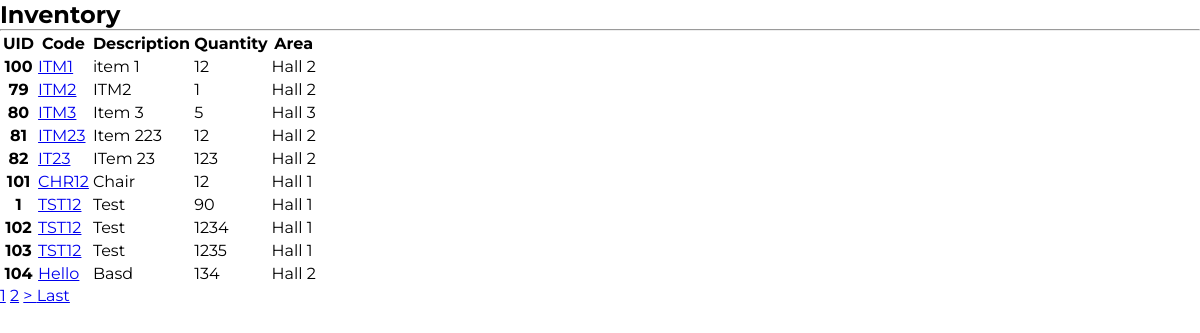
Screenshot of /inventory/ with the database file from the repository.
### inventory/models.py (models this page shows, shortened)
class Item(models.Model):
    uid = models.IntegerField()
    description = models.CharField(max_length=200)
    details = models.CharField(max_length=1000)
    image = models.ImageField(upload_to='item_pics', blank=True, null=True, max_length=500)
    quantity = models.IntegerField()
    code = models.CharField(max_length=5)
    area = models.ForeignKey(Area, null=True, on_delete=models.SET_NULL)
    approved = models.BooleanField(default=False)
    slug = models.CharField(max_length=1000, null=True, blank=True)

### authencation/models.py (models this page shows, shortened)
class Area(models.Model):
    name = models.CharField(max_length=200)
    location = models.CharField(max_length=200)
    def __str__(self):
        return self.name
    class Meta:
        unique_together = ('name', 'location',)

### inventory/views.py (the view)
# urls.py: path("inventory/", InventoryView.as_view(), name="inventory"),
class InventoryView(ListView, LoginRequiredMixin):
    model = Item
    context_object_name = "list"
    template_name = "inventory/inventory.html"
    paginate_by = 10

### inventory/templates/inventory/inventory.html (shortened to what this page needs)
{%extends 'main/base.html' %}
{% block content %}
<div class="container">
<h2> Inventory </h2>
    <hr>
<table class="table">
    <tr class="thead-light">
        <th  scope="col" >UID</th>
        <th  scope="col">Code</th>
        <th  scope="col">Description</th>
        <th  scope="col">Quantity</th>
        <th  scope="col">Area</th>
    </tr>
    {% for inv in list %}
    <tr>
        <th scope="row">{{ inv.uid }}</th>
        <td><a href="{% url 'inventory-update' inv.uid %}">{{ inv.code }} </a></td>
        <td>{{ inv.description }}</td>
        <td>{{ inv.quantity }}</td>
        <td>{{ inv.area }}</td>
    </tr>
    {% endfor %}
</table>
     {% if is_paginated %}
      {% for num in page_obj.paginator.page_range %}
        {% if page_obj.number == num %}
          <a class="btn btn-info mb-4" href="?page={{ num }}">{{ num }}</a>
        {% elif num > page_obj.number|add:'-3' and num < page_obj.number|add:'3' %}
          <a class="btn btn-outline-info mb-4" href="?page={{ num }}">{{ num }}</a>
        {% endif %}
      {% endfor %}
      {% if page_obj.has_next %}
        <a class="btn btn-outline-info mb-4" href="?page={{ page_obj.next_page_number }}"> > </a>
        <a class="btn btn-outline-info mb-4" href="?page={{ page_obj.paginator.num_pages }}">Last</a>
      {% endif %}
    {% endif %}
</div>
{% endblock %}

### static/css/base.css (style rules this page uses)
:root { --navy: #14213D; --buttoncolor: #FCA311; --textcolor: #000000; --whitespace: #ffffff; --secondary: #E5E5E5; }
* { font-family: 'Montserrat', sans-serif; margin: 0; }

### rows the page displays
Item: uid "100", code "ITM1", description "item 1", quantity "12", area "Hall 2"
Item: uid "79", code "ITM2", description "ITM2", quantity "1", area "Hall 2"
Item: uid "80", code "ITM3", description "Item 3", quantity "5", area "Hall 3"
Item: uid "81", code "ITM23", description "Item 223", quantity "12", area "Hall 2"
Item: uid "82", code "IT23", description "ITem 23", quantity "123", area "Hall 2"
Item: uid "101", code "CHR12", description "Chair", quantity "12", area "Hall 1"
Item: uid "1", code "TST12", description "Test", quantity "90", area "Hall 1"
Item: uid "102", code "TST12", description "Test", quantity "1234", area "Hall 1"
Item: uid "103", code "TST12", description "Test", quantity "1235", area "Hall 1"
Item: uid "104", code "Hello", description "Basd", quantity "134", area "Hall 2"

### other values shown
{{ num }} "1"
{{ num }} "2"
